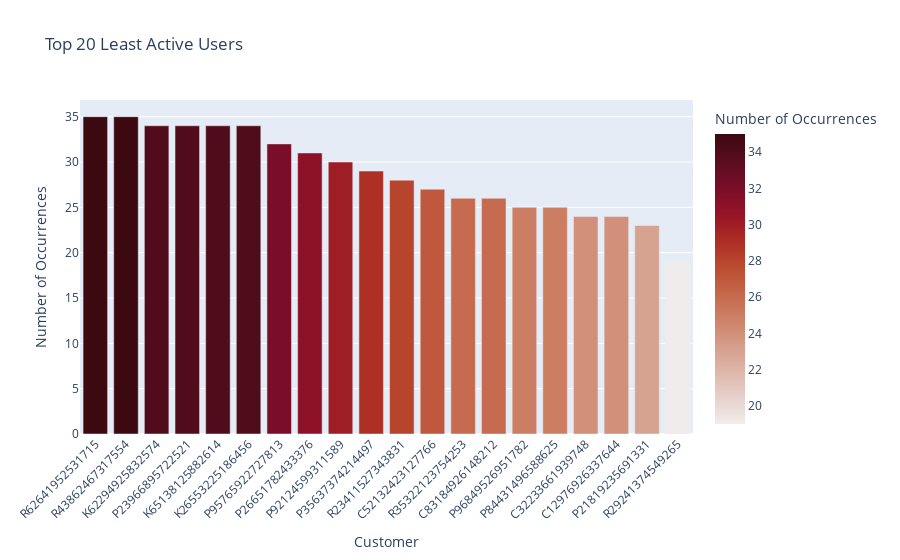

Notebook code for this chart:
### Code cell
bottom_customers = df['customer'].value_counts().tail(20)

data_for_plot = pd.DataFrame({'Customer': bottom_customers.index, 'Count': bottom_customers.values})

fig = px.bar(data_for_plot, x='Customer', y='Count', 
             title='Top 20 Least Active Users', 
             labels={'Customer':'Customer', 'Count':'Number of Occurrences'},
             color='Count', 
             color_continuous_scale='amp')

fig.update_layout(xaxis_tickangle=-45, 
                  xaxis_title='Customer', 
                  yaxis_title='Number of Occurrences',
                  height=600) 
fig.show()

### Figure 1 — Plotly figure (JSON) as saved in the notebook; plotly's stock layout.template omitted (floating-point values rounded to 4 significant figures)
{"data": [{"alignmentgroup": "True", "hovertemplate": "Customer=%{x}<br>Number of Occurrences=%{marker.color}<extra></extra>", "legendgroup": "", "marker": {"color": [35, 35, 34, 34, 34, 34, 32, 31, 30, 29, 28, 27, 26, 26, 25, 25, 24, 24, 23, 19], "coloraxis": "coloraxis", "pattern": {"shape": ""}}, "name": "", "offsetgroup": "", "orientation": "v", "showlegend": false, "textposition": "auto", "type": "bar", "x": ["R62641952531715", "R43862467317554", "K62294925832574", "P23966895722521", "K65138125882614", "K26553225186456", "P95765922727813", "P26651782433376", "P92124599311589", "P35637374214497", "R23411527343831", "C52132423127766", "R35322123754253", "C83184926148212", "P96849526951782", "P84431496588625", "C32233661939748", "C12976926337644", "P21819235691331", "R29241374549265"], "xaxis": "x", "y": [35, 35, 34, 34, 34, 34, 32, 31, 30, 29, 28, 27, 26, 26, 25, 25, 24, 24, 23, 19], "yaxis": "y"}], "layout": {"autosize": true, "barmode": "relative", "coloraxis": {"colorbar": {"title": {"text": "Number of Occurrences"}}, "colorscale": [[0, "rgb(241, 236, 236)"], [0.09091, "rgb(230, 209, 203)"], [0.1818, "rgb(221, 182, 170)"], [0.2727, "rgb(213, 156, 137)"], [0.3636, "rgb(205, 129, 103)"], [0.4545, "rgb(196, 102, 73)"], [0.5455, "rgb(186, 74, 47)"], [0.6364, "rgb(172, 44, 36)"], [0.7273, "rgb(149, 19, 39)"], [0.8182, "rgb(120, 14, 40)"], [0.9091, "rgb(89, 13, 31)"], [1, "rgb(60, 9, 17)"]]}, "legend": {"tracegroupgap": 0}, "title": {"text": "Top 20 Least Active Users"}, "xaxis": {"anchor": "y", "autorange": true, "domain": [0, 1], "range": [-0.5, 19.5], "tickangle": -45, "title": {"text": "Customer"}, "type": "category"}, "yaxis": {"anchor": "x", "autorange": true, "domain": [0, 1], "range": [0, 36.84], "title": {"text": "Number of Occurrences"}, "type": "linear"}}}
